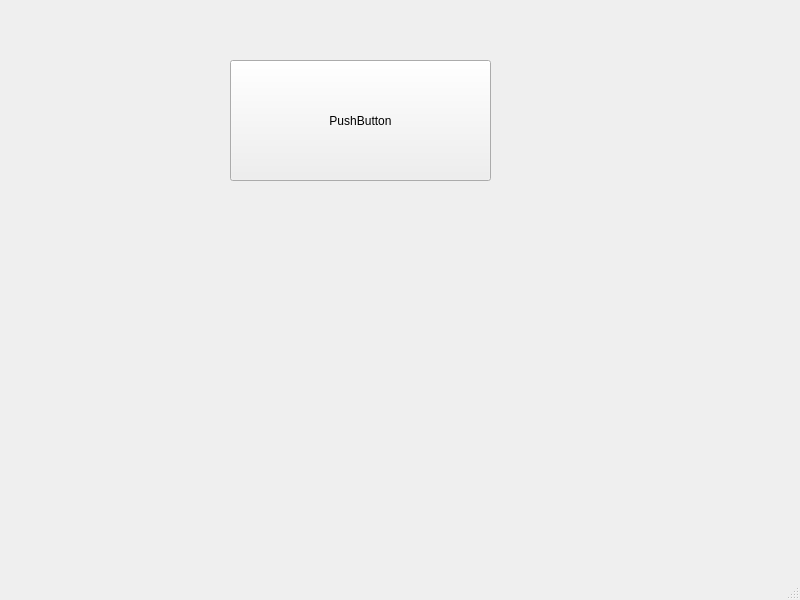
<?xml version="1.0" encoding="UTF-8"?>
<ui version="4.0">
 <class>MainWindow</class>
 <widget class="QMainWindow" name="MainWindow">
  <property name="geometry">
   <rect>
    <x>0</x>
    <y>0</y>
    <width>800</width>
    <height>600</height>
   </rect>
  </property>
  <property name="windowTitle">
   <string>MainWindow</string>
  </property>
  <widget class="QWidget" name="centralwidget">
   <widget class="QPushButton" name="pushButton">
    <property name="geometry">
     <rect>
      <x>230</x>
      <y>60</y>
      <width>261</width>
      <height>121</height>
     </rect>
    </property>
    <property name="text">
     <string>PushButton</string>
    </property>
   </widget>
  </widget>
  <widget class="QMenuBar" name="menubar">
   <property name="geometry">
    <rect>
     <x>0</x>
     <y>0</y>
     <width>800</width>
     <height>21</height>
    </rect>
   </property>
  </widget>
  <widget class="QStatusBar" name="statusbar"/>
 </widget>
 <resources/>
 <connections/>
</ui>
